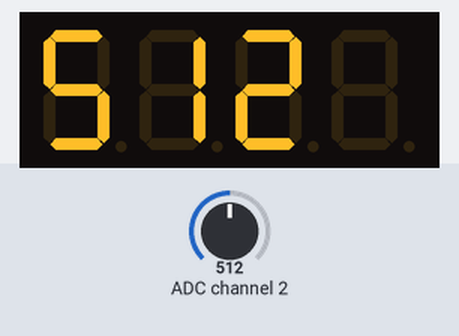
Recording of a program running on a simulated Raspberry Pi (BCM pin numbers). Parts: 4-digit seven-segment display. Inputs (shaded band) come from the test bench; at power-on: ADC channel 2 = 512 (analog values on the 0–1023 scale).

Above: at 1.2 s.
1.3 s: ADC channel 2 set to 716
At 1.6 s:
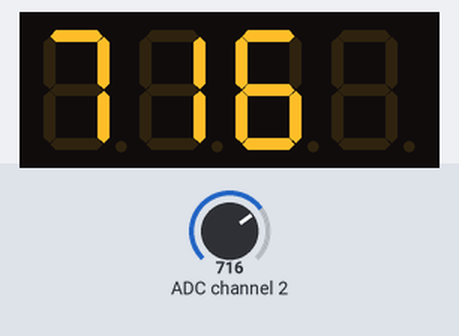
2.8 s: ADC channel 2 set to 900
At 3.9 s:
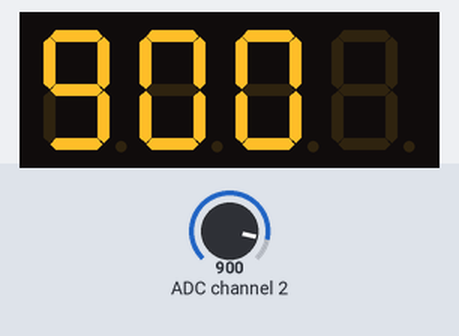
4.4 s: ADC channel 2 set to 1023
At 5.0 s:
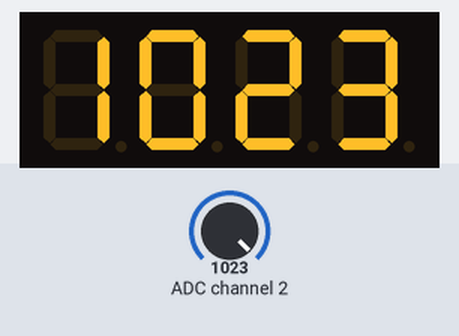
Timing chart, 0 to 7.4 s (numbered marks = the images above; inputs shaded):
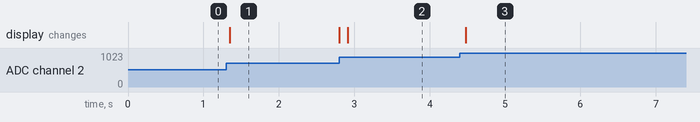

Measured:
- after the input at 1.3 s, the display: changes after 0.05 s (image 1)
- after the input at 4.4 s, the display: changes after 0.08 s (image 3)

The program:

sensor1.py
```python
#!/usr/bin/env python
# -*- coding: utf-8 -*-
import sys


import RPi.GPIO as GPIO
import time
import spidev

import tm1637


pd = 2 #Analog in (on linker-base ADC)


spi = spidev.SpiDev()
spi.open(0,0)

def readadc(adcnum):
	# read SPI data from MCP3004 chip, 4 possible adc’s (0 thru 3)
	if ((adcnum > 3) or (adcnum < 0)):
		return-1
	r = spi.xfer2([1,8+adcnum <<4,0])
	#print(r)
	adcout = ((r[1] &3) <<8)+r[2]
	return adcout

Display = tm1637.TM1637(23,24,tm1637.BRIGHT_TYPICAL)

while True:
	value=readadc(pd)
	volts=(value*3.3)/1024
	#print("%4d/1023 => %5.3f V" % (value, volts))
	Display.ShowInt(value)
	time.sleep(0.1)


print('done.')
```
